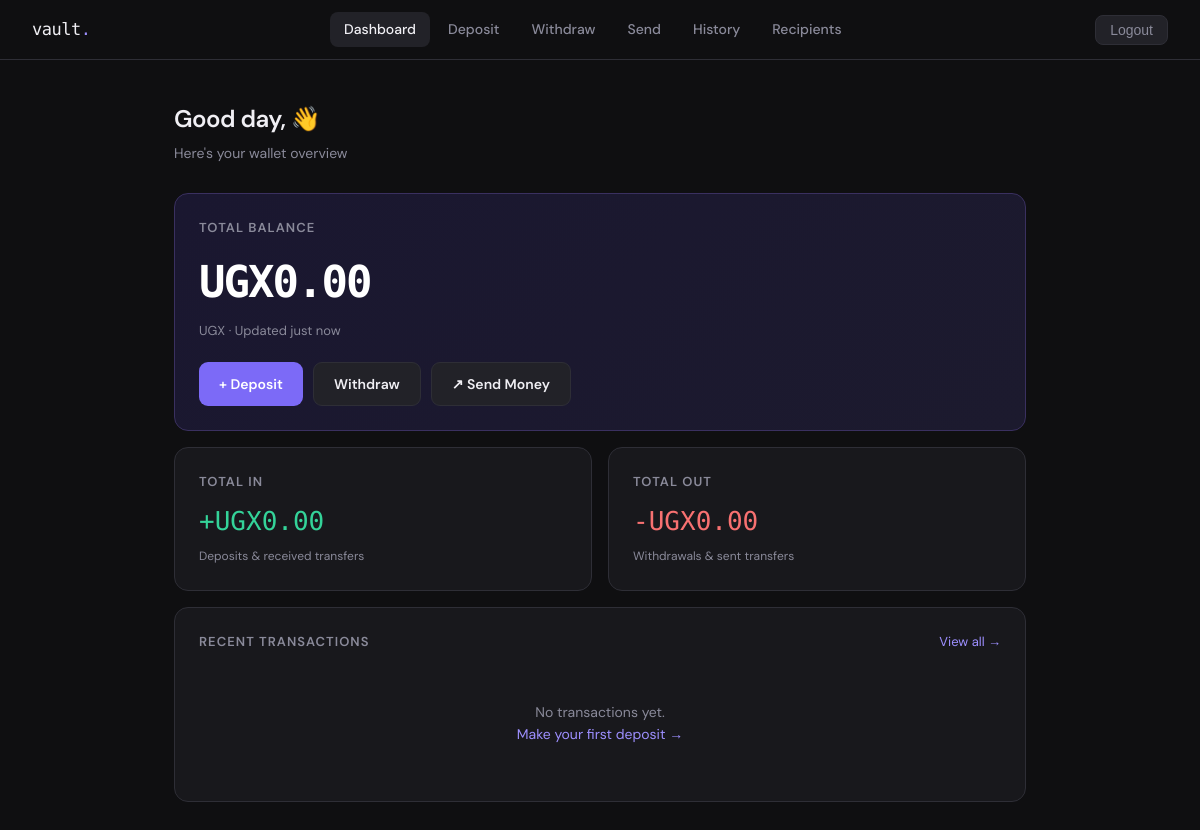
The app's page / (signed in), older data.
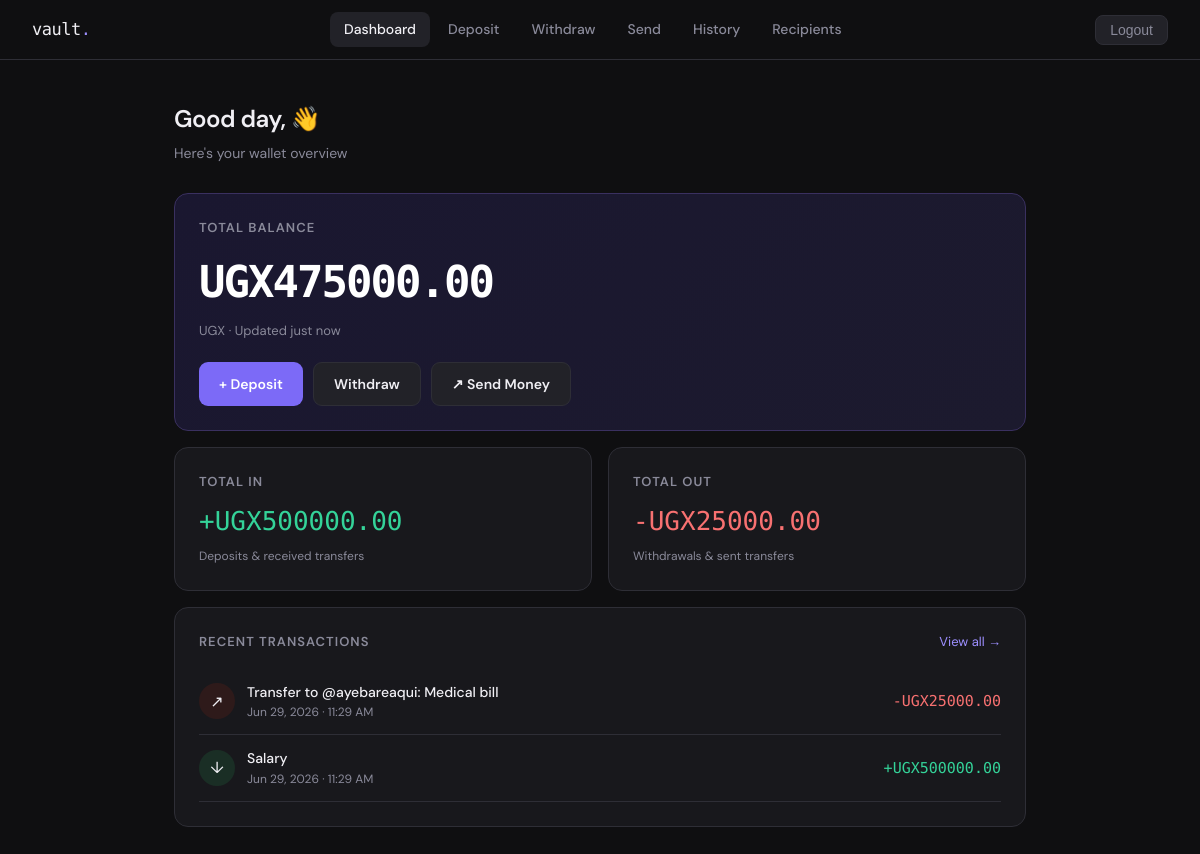
The same page, newer data.
### wallet/models.py (models this page shows, shortened)
class Wallet(models.Model):
    user = models.OneToOneField(User, on_delete=models.CASCADE, related_name='wallet')
    balance = models.DecimalField(max_digits=12, decimal_places=2, default=0.00)
    currency = models.CharField(max_length=3, default='UGX')
    created_at = models.DateTimeField(auto_now_add=True)
    updated_at = models.DateTimeField(auto_now=True)

class Transaction(models.Model):
    TRANSACTION_TYPES = [
        ('deposit', 'Deposit'),
        ('withdrawal', 'Withdrawal'),
        ('transfer_in', 'Transfer In'),
        ('transfer_out', 'Transfer Out'),
    ]
    STATUS_CHOICES = [
        ('pending', 'Pending'),
        ('completed', 'Completed'),
        ('failed', 'Failed'),
    ]
    id = models.UUIDField(primary_key=True, default=uuid.uuid4, editable=False)
    wallet = models.ForeignKey(Wallet, on_delete=models.CASCADE, related_name='transactions')
    transaction_type = models.CharField(max_length=20, choices=TRANSACTION_TYPES)
    amount = models.DecimalField(max_digits=12, decimal_places=2)
    status = models.CharField(max_length=10, choices=STATUS_CHOICES, default='completed')
    description = models.CharField(max_length=255, blank=True)
    reference = models.CharField(max_length=100, blank=True)
    created_at = models.DateTimeField(auto_now_add=True)
    class Meta:
        ordering = ['-created_at']

### wallet/views.py (the view)
# urls.py: path('', views.dashboard, name='dashboard'),
@login_required
def dashboard(request):
    wallet = request.user.wallet
    recent_txns = wallet.transactions.all()[:5]
    total_in = wallet.transactions.filter(
        transaction_type__in=['deposit', 'transfer_in'], status='completed'
    ).aggregate(t=Sum('amount'))['t'] or 0
    total_out = wallet.transactions.filter(
        transaction_type__in=['withdrawal', 'transfer_out'], status='completed'
    ).aggregate(t=Sum('amount'))['t'] or 0
    return render(request, 'wallet/dashboard.html', {
        'wallet': wallet,
        'recent_txns': recent_txns,
        'total_in': total_in,
        'total_out': total_out,
    })

### templates/wallet/dashboard.html (shortened to what this page needs)
{% extends 'wallet/base.html' %}
{% block content %}
<div class="page">
  <div class="page-header">
    <h1>Good day, {{ user.first_name }} 👋</h1>
    <p class="text-muted">Here's your wallet overview</p>
  </div>
  <div class="card" style="margin-bottom:16px; background: linear-gradient(135deg, #1a1730 0%, #1c1a2e 100%); border-color: #3a3060;">
    <div class="card-title">Total Balance</div>
    <div style="font-size:44px; font-weight:600; font-family:var(--mono); letter-spacing:-2px; color:#fff; margin: 6px 0 4px;">
      UGX<span>{{ wallet.balance|floatformat:2 }}</span>
    </div>
    <div style="font-size:13px; color:var(--muted);">{{ wallet.currency }} · Updated just now</div>
    <div style="margin-top:20px; display:flex; gap:10px; flex-wrap:wrap;">
      <a href="{% url 'deposit' %}" class="btn btn-primary">+ Deposit</a>
      <a href="{% url 'withdraw' %}" class="btn btn-ghost">Withdraw</a>
      <a href="{% url 'transfer' %}" class="btn btn-ghost">↗ Send Money</a>
    </div>
  </div>
  <div class="grid-2" style="margin-bottom:16px;">
    <div class="card">
      <div class="card-title">Total In</div>
      <div style="font-size:26px; font-family:var(--mono); font-weight:500;" class="text-green">+UGX{{ total_in|floatformat:2 }}</div>
      <div style="font-size:12px; color:var(--muted); margin-top:4px;">Deposits & received transfers</div>
    </div>
    <div class="card">
      <div class="card-title">Total Out</div>
      <div style="font-size:26px; font-family:var(--mono); font-weight:500;" class="text-red">-UGX{{ total_out|floatformat:2 }}</div>
      <div style="font-size:12px; color:var(--muted); margin-top:4px;">Withdrawals & sent transfers</div>
    </div>
  </div>
  <div class="card">
    <div style="display:flex; justify-content:space-between; align-items:center; margin-bottom:16px;">
      <div class="card-title" style="margin-bottom:0;">Recent Transactions</div>
      <a href="{% url 'transactions' %}" style="font-size:13px;">View all →</a>
    </div>
    {% if recent_txns %}
      {% for txn in recent_txns %}
      <div style="display:flex; justify-content:space-between; align-items:center; padding:12px 0; border-bottom:1px solid var(--border);">
        <div style="display:flex; align-items:center; gap:12px;">
          <div style="width:36px; height:36px; border-radius:50%; display:flex; align-items:center; justify-content:center; font-size:16px;
            background:{% if txn.transaction_type == 'deposit' or txn.transaction_type == 'transfer_in' %}#1a2e25{% else %}#2e1a1a{% endif %};">
            {% if txn.transaction_type == 'deposit' %}↓
            {% elif txn.transaction_type == 'withdrawal' %}↑
            {% elif txn.transaction_type == 'transfer_in' %}↙
            {% else %}↗{% endif %}
          </div>
          <div>
            <div style="font-size:14px; font-weight:500;">{{ txn.description|default:txn.get_transaction_type_display }}</div>
            <div style="font-size:12px; color:var(--muted);">{{ txn.created_at|date:"M d, Y · g:i A" }}</div>
          </div>
        </div>
        <div style="font-family:var(--mono); font-size:15px; font-weight:500;"
          class="{% if txn.transaction_type == 'deposit' or txn.transaction_type == 'transfer_in' %}text-green{% else %}text-red{% endif %}">
          {% if txn.transaction_type == 'deposit' or txn.transaction_type == 'transfer_in' %}+{% else %}-{% endif %}UGX{{ txn.amount|floatformat:2 }}
        </div>
      </div>
      {% endfor %}
    {% else %}
      <div style="text-align:center; padding:32px 0; color:var(--muted); font-size:14px;">
        No transactions yet.<br>
        <a href="{% url 'deposit' %}">Make your first deposit →</a>
      </div>
    {% endif %}
  </div>
</div>
{% endblock %}

Row changes from the older to the newer data that the page shows:
changed Wallet "UGX": balance "0.00" → "475000.00"
added Transaction: description "Transfer to @ayebareaqui: Medical bill", created_at "Jun 29, 2026 · 11:29 AM", amount "25000.00"
added Transaction: description "Salary", created_at "Jun 29, 2026 · 11:29 AM", amount "500000.00"
Text that changed along with them:
{{ total_in|floatformat:2 }}: "0.00" → "500000.00"
{{ total_out|floatformat:2 }}: "0.00" → "25000.00"
text no longer shown: "No transactions yet. Make your first deposit →"
